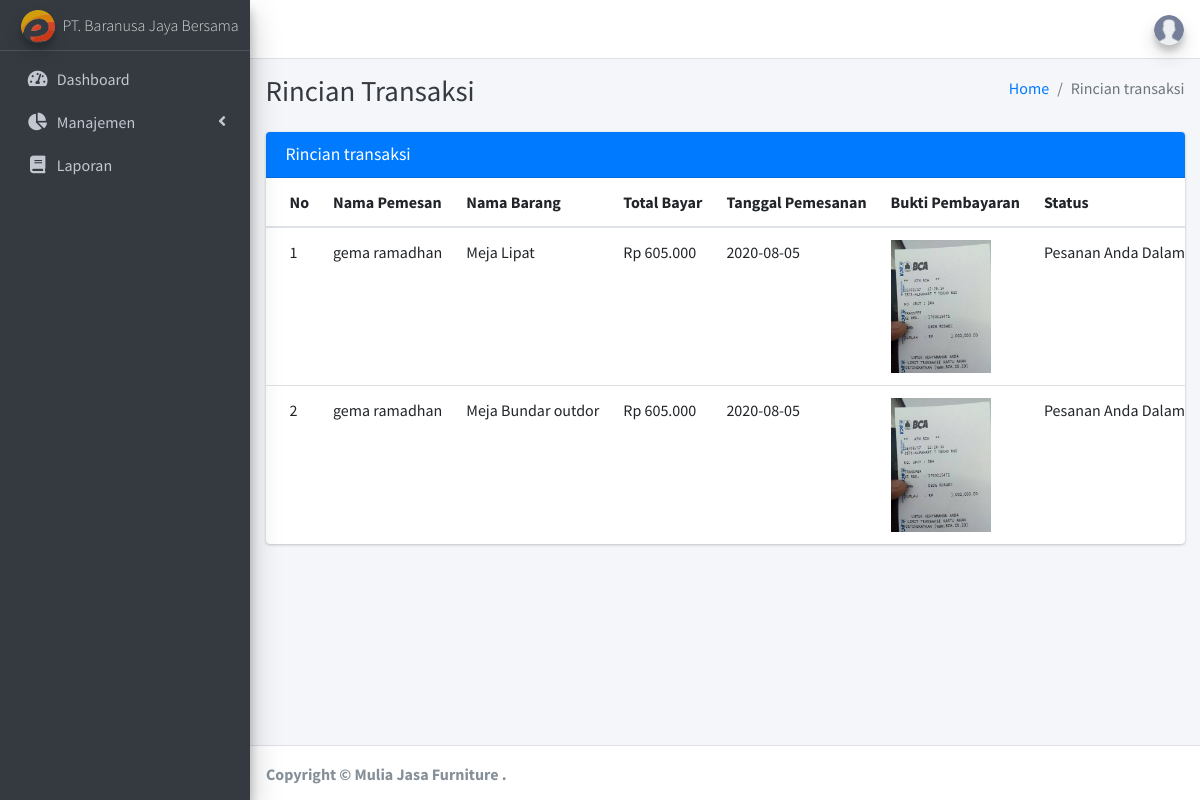
The app's page /admin/rincian_page.php?no_transaksi=5f2a24a6ec4b2200805 with its own data.
### tables this page shows
CREATE TABLE `tb_transaksi` (
  `id_transaksi` int(20) NOT NULL,
  `id_cart` int(11) NOT NULL,
  `no_transaksi` varchar(20) NOT NULL,
  `total_harga` int(11) NOT NULL,
  `tanggal_transaksi` date NOT NULL,
  `status_transaksi` enum('Di Terima','silahkan lakukan pembayaran','di proses','Pesanan Anda Dalam Pengiriman','Pesanan Telah Diterima') NOT NULL,
  `bukti_pembayaran` text NOT NULL
);

CREATE TABLE `tb_pengguna` (
  `id_pengguna` int(11) NOT NULL,
  `nama` varchar(50) NOT NULL,
  `username` varchar(50) NOT NULL,
  `email` varchar(30) NOT NULL,
  `password` varchar(40) NOT NULL,
  `no_telp` varchar(20) NOT NULL,
  `alamat` text NOT NULL,
  `type_user` varchar(12) NOT NULL
);

CREATE TABLE `tb_produk` (
  `id_produk` int(11) NOT NULL,
  `nama_produk` varchar(50) NOT NULL,
  `gambar` text NOT NULL,
  `jenis_produk` int(11) NOT NULL,
  `ukuran` text NOT NULL,
  `harga` int(11) NOT NULL,
  `stok` int(11) NOT NULL,
  `harga_modal` int(11) NOT NULL,
  `margin` int(11) NOT NULL,
  `des` text NOT NULL
);

### database/function.php (called while the page is built, shortened)
<?php
include "connect.php";
function getAllDataUser($query)
{
    global $mysqli;
    $result = mysqli_query($mysqli, $query);
    $rows = [];
    while ($row = mysqli_fetch_assoc($result)) {
        $rows[] = $row;
    }
    return $rows;
}

### admin/rincian_page.php (the view, shortened to what this page needs)
<!DOCTYPE html>
<html lang="en">
<head>
  <?php include "includes/head.php"; ?>
</head>
<body class="hold-transition sidebar-mini layout-fixed">
  <div class="wrapper">
    <?php include "includes/header.php"; ?>
    <?php include "includes/sidebar.php"; ?>
    <div class="content-wrapper">
      <div class="content-header">
        <div class="container-fluid">
          <div class="row mb-2">
            <div class="col-sm-6">
              <h1 class="m-0 text-dark">Rincian Transaksi</h1>
            </div>
            <div class="col-sm-6">
              <ol class="breadcrumb float-sm-right">
                <li class="breadcrumb-item"><a href="index.php">Home</a></li>
                <li class="breadcrumb-item active">Rincian transaksi</li>
              </ol>
            </div>
          </div>
        </div>
      </div>
      <section class="content">
        <div class="container-fluid">
          <div class="row">
            <div class="col-12">
              <div class="card">
                <div class="card-header bg-primary">
                  <h3 class="card-title">Rincian transaksi</h3>
                </div>
                <?php
                include '../database/function.php';
                $no_transaksi = $_GET['no_transaksi'];
                $dataTransaksi = getAllDataUser("SELECT * from tb_transaksi,tb_pengguna,tb_produk,tb_cart WHERE
                                                  tb_transaksi.id_cart = tb_cart.id_cart AND
                                                  tb_cart.id_pengguna = tb_pengguna.id_pengguna AND
                                                  tb_cart.id_produk = tb_produk.id_produk  AND tb_transaksi.no_transaksi = '$no_transaksi' ");
                ?>
                <div class="card-body table-responsive p-0">
                  <table class="table table-hover text-nowrap">
                    <thead>
                      <tr>
                        <th>No</th>
                        <th>Nama Pemesan</th>
                        <th>Nama Barang</th>
                        <th>Total Bayar</th>
                        <th>Tanggal Pemesanan</th>
                        <th>Bukti Pembayaran</th>
                        <th>Status</th>
                      </tr>
                    </thead>
                    <tbody>
                      <?php $i = 0;
                      foreach ($dataTransaksi as $row) {
                        $i++; ?>
                        <tr>
                          <td><?= $i; ?></td>
                          <td><?= $row['nama'] ?></td>
                          <td><?= $row['nama_produk'] ?></td>
                          <td>Rp <?= number_format($row['total_harga'], 0, ".", ".")?></td>
                          <td><?= $row['tanggal_transaksi'] ?></td>
                          <td><img src="http://localhost/muliajasafurniture/img/bukti/<?= $row['bukti_pembayaran'] ?>" width="100" alt=""></td>
                          <td><?= $row['status_transaksi'] ?></td>
                        </tr>
                      <?php } ?>
                    </tbody>
                  </table>
                </div>
              </div>
            </div>
          </div>
        </div>
      </section>
    </div>
    <?php include "includes/footer.php"; ?>
  </div>
</body>
</html>

### admin/includes/head.php (shortened to what this page needs)
<head>
  <link rel="stylesheet" href="plugins/fontawesome-free/css/all.min.css">
  <link rel="stylesheet" href="https://code.ionicframework.com/ionicons/2.0.1/css/ionicons.min.css">
  <link rel="stylesheet" href="plugins/tempusdominus-bootstrap-4/css/tempusdominus-bootstrap-4.min.css">
  <link rel="stylesheet" href="plugins/icheck-bootstrap/icheck-bootstrap.min.css">
  <link rel="stylesheet" href="plugins/jqvmap/jqvmap.min.css">
  <link rel="stylesheet" href="dist/css/adminlte.min.css">
  <link rel="stylesheet" href="plugins/overlayScrollbars/css/OverlayScrollbars.min.css">
  <link rel="stylesheet" href="plugins/daterangepicker/daterangepicker.css">
  <link rel="stylesheet" href="plugins/summernote/summernote-bs4.css">
</head>

### admin/includes/header.php (shortened to what this page needs)
<nav class="main-header navbar navbar-expand navbar-white navbar-light">
  <ul class="navbar-nav ml-auto">
    <li class="nav-item dropdown">
      <a class="navbar-brand" data-toggle="dropdown" href="#">
        <img src="dist/img/user.png" alt="AdminLTE Logo" class="brand-image img-circle elevation-3" style="opacity: .8" width="30">
      </a>
    </li>
  </ul>
</nav>

### admin/includes/sidebar.php (shortened to what this page needs)
<aside class="main-sidebar sidebar-dark-primary elevation-4">
    <a href="index3.html" class="brand-link" style="font-size: 16px;">
        <img src="../img/favicon.png" alt="" class="brand-image img-circle elevation-3" style="opacity: .8;">
        <span class="brand-text font-weight-light">PT. Baranusa Jaya Bersama</span>
    </a>
    <div class="sidebar">
        <?php $page = substr($_SERVER["SCRIPT_NAME"], strrpos($_SERVER["SCRIPT_NAME"], "/") + 1); ?>
        <nav class="mt-2">
            <ul class="nav nav-pills nav-sidebar flex-column" data-widget="treeview" role="menu" data-accordion="false">
                <li class="nav-item">
                    <?php if ($page == 'index.php') {
                    ?>
                        <a href="index.php" class="nav-link active">
                        <?php } else { ?>
                            <a href="index.php" class="nav-link">
                            <?php } ?>
                            <i class="nav-icon fas fa-tachometer-alt"></i>
                            <p>
                                Dashboard
                            </p>
                            </a>
                </li>
                <li class="nav-item">
                    <?php if (($page == 'data_user.php') || ($page == 'data_product.php') || ($page == 'data_pemesanan.php') || ($page == 'data_transaksi.php')) { ?>
                        <a href="#" class="nav-link active">
                            <i class="nav-icon fas fa-chart-pie"></i>
                            <p>
                                Manajemen
                                <i class="right fas fa-angle-left"></i>
                            </p>
                        </a>
                        <ul class="nav nav-treeview" style="display: block;">
                        <?php } else {
                        ?>
                            <a href="#" class="nav-link">
                                <i class="nav-icon fas fa-chart-pie"></i>
                                <p>
                                    Manajemen
                                    <i class="right fas fa-angle-left"></i>
                                </p>
                            </a>
                            <?php } ?>
                </li>
                <li class="nav-item">
                    <?php if ($page == 'laporan.php') {
                    ?>
                        <a href="laporan.php" class="nav-link active">
                        <?php } else { ?>
                            <a href="laporan.php" class="nav-link">
                            <?php } ?>
                            <i class="nav-icon fas fa-book"></i>
                            <p>
                                Laporan
                            </p>
                            </a>
                </li>
            </ul>
        </nav>
    </div>
</aside>

### admin/includes/footer.php (shortened to what this page needs)
<footer class="main-footer">
    <strong>Copyright &copy; Mulia Jasa Furniture  .</strong>
  </footer>

### records on screen
tb_transaksi: tb_pengguna.nama "gema ramadhan", tb_produk.nama_produk "Meja Lipat", total_harga "605.000", tanggal_transaksi "2020-08-05", bukti_pembayaran (picture), status_transaksi "Pesanan Anda Dalam…"
tb_transaksi: tb_pengguna.nama "gema ramadhan", tb_produk.nama_produk "Meja Bundar outdor", total_harga "605.000", tanggal_transaksi "2020-08-05", bukti_pembayaran (picture), status_transaksi "Pesanan Anda Dalam…"
